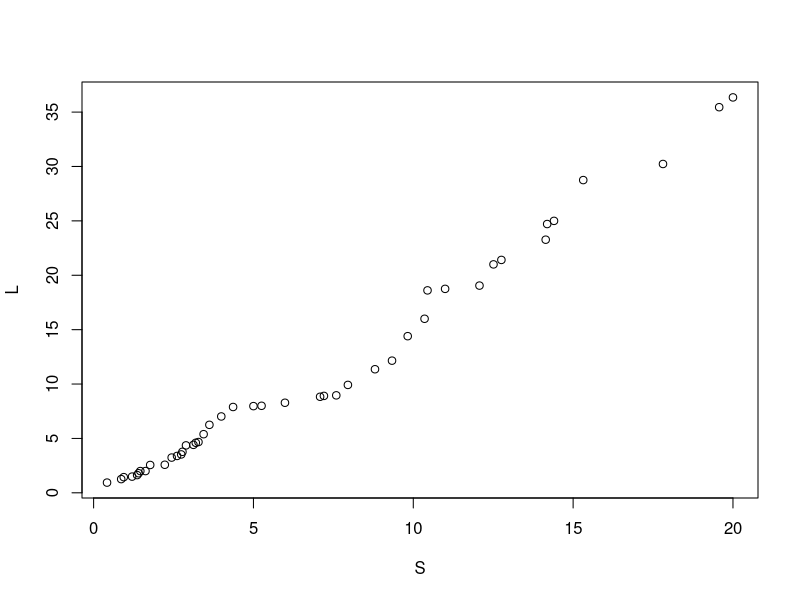
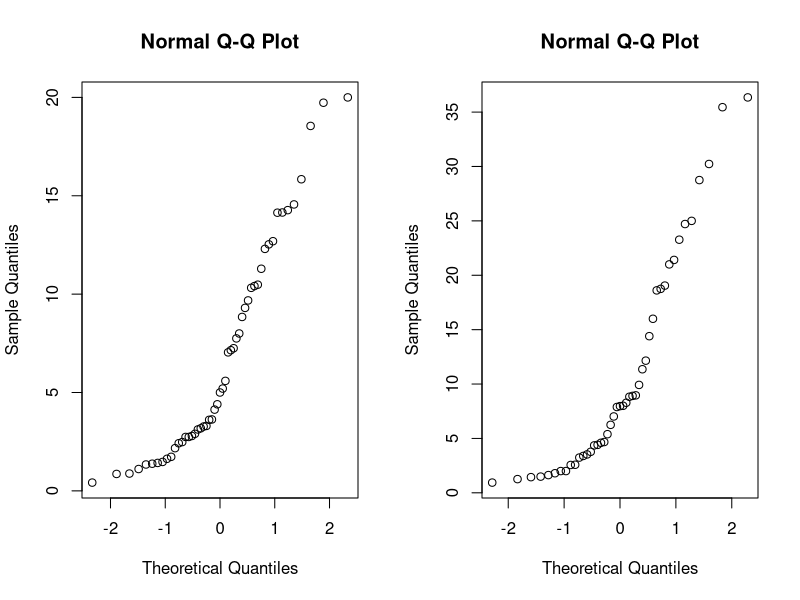
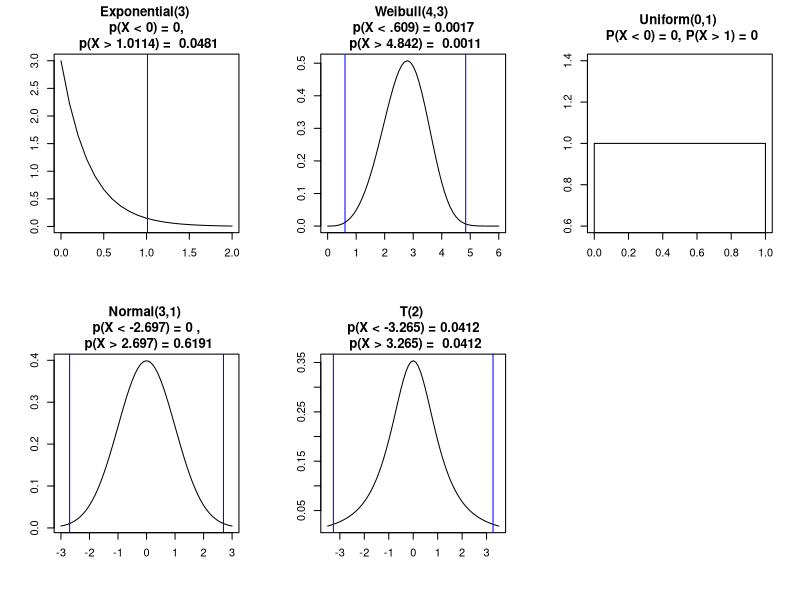
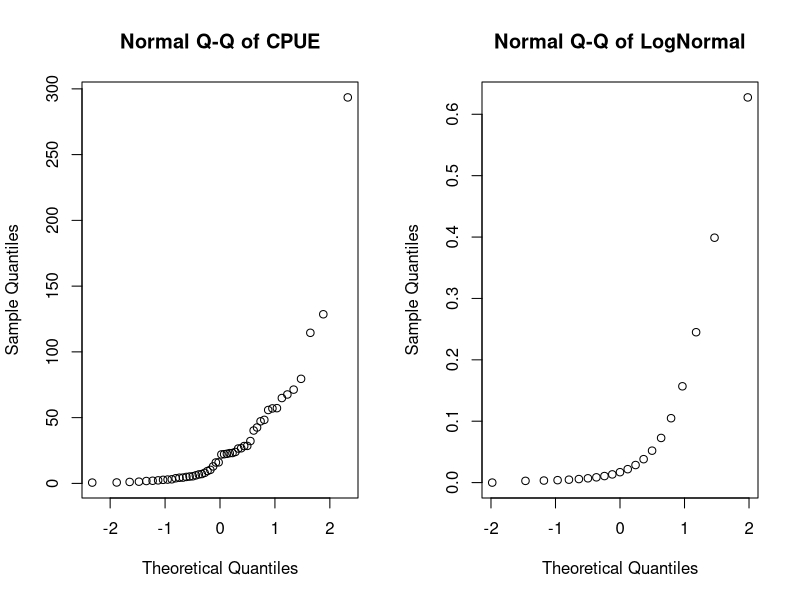

R code for these plots, in order:
## ---- chunk 1

S = c(0.42, 0.86, 0.88, 1.11, 1.34, 1.38, 1.42, 1.47, 1.63,
      1.73, 2.17, 2.42, 2.48, 2.74, 2.74, 2.79, 2.90, 3.12,
      3.18, 3.27, 3.30, 3.61, 3.63, 4.13, 4.40, 5.00, 5.20,
      5.59, 7.04, 7.15, 7.25, 7.75, 8.00, 8.84, 9.30, 9.68,
      10.32, 10.41, 10.48, 11.29, 12.30, 12.53, 12.69, 14.14, 14.15,
      14.27, 14.56, 15.84, 18.55, 19.73, 20.00)

L = c(.94, 1.26, 1.44, 1.49, 1.63, 1.80, 2, 2, 2.56,
      2.58, 3.24, 3.39, 3.53, 3.77, 4.36, 4.41, 4.6, 4.67,
      5.39, 6.25, 7.02, 7.89, 7.97, 8, 8.28, 8.83, 8.91,
      8.96, 9.92, 11.36, 12.15, 14.4, 16, 18.61, 18.75,
      19.05, 21, 21.41, 23.27, 24.71, 25, 28.75, 30.23, 35.45,
      36.35) 

qqplot(x = S, y = L)
## ---- chunk 2
par(mfrow=c(1,2))
qqnorm(S)
qqnorm(L)
## ---- chunk 3

par(mfrow = c(2, 3))

## exponential(3)
x1 = qexp(.25, rate = 3) - (1.5 * (qexp(.75, 3) - qexp(.25, 3)))
x2 = qexp(.75, rate = 3) + (1.5 * (qexp(.75, 3) - qexp(.25, 3)))
plot(x = seq(0, 2, .1), y = dexp(seq(0, 2, .1), 3), type = "l",
     xlab = "", ylab = "")
abline(v = 1.011, col = "blue")
title(main = paste("Exponential(3) \n",
                   "p(X < 0) = 0, \n",
                   "p(X > 1.0114) = ",
                   round(1-pexp(1.0114, 3), 4)))

## weibull(4, 3)
x1 = qweibull(.25, 4, 3) - (1.5 * (qweibull(.75, 4, 3) - qweibull(.25, 4, 3)))
x2 = qweibull(.75, 4, 3) + (1.5 * (qweibull(.75, 4, 3) - qweibull(.25, 4, 3)))
plot(x = seq(0,6,.1), dweibull(seq(0,6,.1), shape = 4, scale = 3), 
     type = "l", xlab = "", ylab = "")
abline(v = c(.609, 4.84), col = "blue")
title(main = paste("Weibull(4,3) \n", 
                   "p(X < .609) =", 
                   round(pweibull(.609, 4, 3), 4),
                   "\n p(X > 4.842) = ", 
                   round(1 - pweibull(4.84, 4, 3), 4)))


## uniform on (0,1)
x1 = qunif(.25, 0, 1) - (1.5 * (qunif(.75, 0, 1) - qunif(.25, 0, 1)))
x2 = qunif(.75, 0, 1) + (1.5 * (qunif(.75, 0, 1) - qunif(.25, 0, 1)))
plot(x = seq(0, 1, .1), y = dunif(seq(0, 1, .1), 0, 1), type = "l",
     xlab = "", ylab = "")
segments(y0 = 0, y1 = 1, x0 = c(0,1))
title(main = "Uniform(0,1) \n P(X < 0) = 0, P(X > 1) = 0")


## normal
x1 = qnorm(.25, 0, 1) - (1.5 * (qnorm(.75, 0, 1) - qnorm(.25, 0, 1)))
x2 = qnorm(.75, 0, 1) + (1.5 * (qnorm(.75, 0, 1) - qnorm(.25, 0, 1)))
plot(x = seq(-3, 3, .1), y = dnorm(seq(-3, 3, .1), 0, 1), type = "l",
     xlab = "", ylab = "")
abline(v = c(-2.697, 2.697), col = "blue")
title(main = paste("Normal(3,1) \n", 
                   "p(X < -2.697) =", 
                   round(pnorm(-2.697, 3, 1), 4),
                   ", \n p(X > 2.697) =",
                   round(1-pnorm(2.697, 3, 1), 4)))

## t with df=2
x1 = qt(.25, 2) - (1.5 * (qt(.75, 2) - qt(.25, 2)))
x2 = qt(.75, 2) + (1.5 * (qt(.75, 2) - qt(.25, 2)))
plot(x = seq(-3.5, 3.5, .1), y = dt(seq(-3.5, 3.5, .1), 2), type = "l",
     xlab = "", ylab = "")
abline(v = c(-3.265, 3.265), col = "blue")
title(main = paste("T(2) \n",
                   "p(X < -3.265) =",
                   round(pt(-3.265, 2), 4),
                   "\n p(X > 3.265) = ",
                   round(1 - pt(3.265, 2), 4)))



## ---- chunk 4

MLE = ( (0*121) + (1*110) + (2*38) + (3*11)) / (280*3)

Oi= c(121, 110, 38, 11)
pi = round(dbinom(0:3, 3, prob = .26), 4)
Ei = round(pi * 280, 1)
Qi = round((Oi - Ei)^2 / Ei, 4)

(dt = data.frame(pi, Ei, Oi, Qi))

paste("Chi-Squared GOF:", round(1 - pchisq(sum(Qi), 3), 4))

## ---- chunk 5
library(MASS)

dt = c(0.6, 0.7, 1.1, 1.3, 1.8, 2.0, 2.3, 2.7, 2.9, 3.1,
       3.9, 4.3, 4.4, 4.9, 5.2, 5.4, 6.1, 6.8, 7.1, 8.0,
       9.4, 10.3, 12.9, 15.9, 16.0, 22.0, 22.2, 22.5, 23.0, 23.1,
       23.9, 26.5, 26.7, 28.4, 28.5, 32.2, 40.2, 42.5, 47.2, 48.3,
       55.8, 57.0, 57.2, 64.9, 67.6, 71.3, 79.5, 114.5, 128.6, 293.5)

## bins -> 0-9 (21), 10-29 (14), 30-69 (10), 70+ (5)

Oi = c(21, 14, 10, 5)

par(mfrow = c(1,2))
qqnorm(dt, main = "Normal Q-Q of CPUE")
qqnorm(dlnorm(x = seq(0, 10, .5)), main = "Normal Q-Q of LogNormal")

fitdistr(dt, densfun = "log-normal")
pi = c(round(plnorm(q = 9.999, meanlog = 2.5906275, sdlog = 1.4388286), 4),
       round(plnorm(q = 29.999, meanlog = 2.5906275, sdlog = 1.4388286), 4),
       round(plnorm(q = 69.999, meanlog = 2.5906275, sdlog = 1.4388286), 4),
       round(plnorm(q = 293.5, meanlog = 2.5906275, sdlog = 1.4388286), 4))
pi = diff(pi)
pi = c(.4179, pi)

Ei = round(pi * 50, 1)
Qi = round((Oi - Ei)^2 / Ei, 4)

(dt = data.frame(pi, Ei, Oi, Qi))
paste("Log-Normal GOF:", round(1 - pchisq(sum(Qi), 3), 3))

## ---- chunk 6
x = c(0.6, 0.7, 1.1, 1.3, 1.8, 2.0, 2.3, 2.7, 2.9, 3.1,
       3.9, 4.3, 4.4, 4.9, 5.2, 5.4, 6.1, 6.8, 7.1, 8.0,
       9.4, 10.3, 12.9, 15.9, 16.0, 22.0, 22.2, 22.5, 23.0, 23.1,
       23.9, 26.5, 26.7, 28.4, 28.5, 32.2, 40.2, 42.5, 47.2, 48.3,
       55.8, 57.0, 57.2, 64.9, 67.6, 71.3, 79.5, 114.5, 128.6, 293.5)

x1= x^.073
x2 = log(x)

shapiro.test(x1)
shapiro.test(x2)

